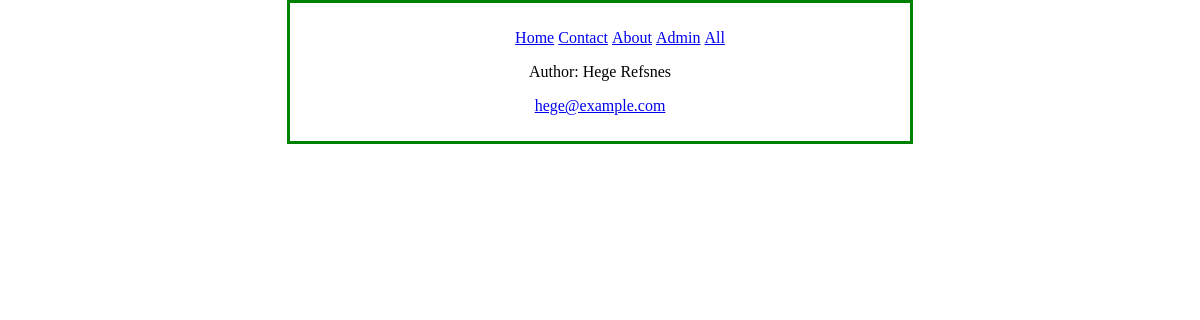
/products/, run on an earlier commit of the app's database.
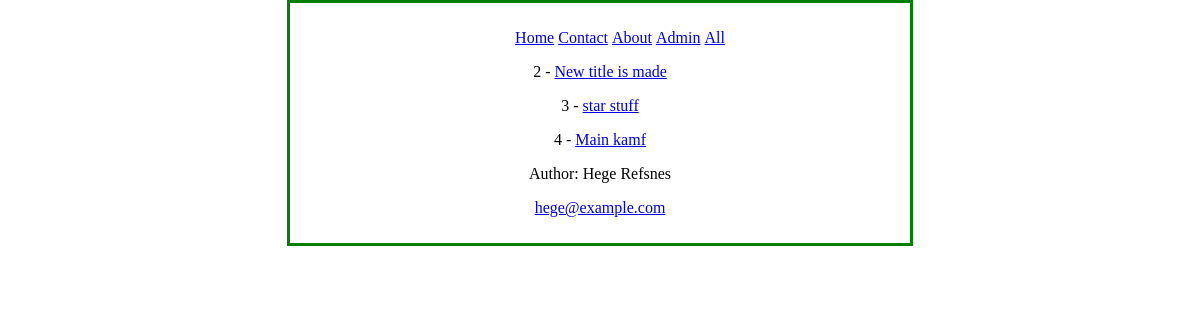
And on a later commit of the database.
### products/models.py (models this page shows)
class Product(models.Model):
    title = models.CharField(max_length=120)
    description = models.TextField(blank=True,null=True,default="this is cool")
    price = models.DecimalField(decimal_places=2,max_digits=10)
    summary = models.TextField(blank=False,null=False,default="this is summary")
    feature = models.BooleanField(default=False)
    date = models.DateField(default=utils.timezone.now)

### products/views.py (the view)
# urls.py: path('', product_list, name='product-detail'),
def product_list(request):
    queryset = Product.objects.all() # list of objects
    context = {
        "object_list": queryset
    }
    return render(request, "products_list.html", context)

### products/templates/products_list.html
{% extends 'index.html' %}
{% block content %}
<div>
{% for instance in object_list %}
<p>{{ instance.id }} - <a href='{{instance.id }}'>{{ instance.title }}</a></p>
        {% endfor %}
    </div>
{% endblock %}

What changed in the data, as far as the page shows it:
added Product: id "2", title "New title is made"
added Product: id "3", title "star stuff"
added Product: id "4", title "Main kamf"
